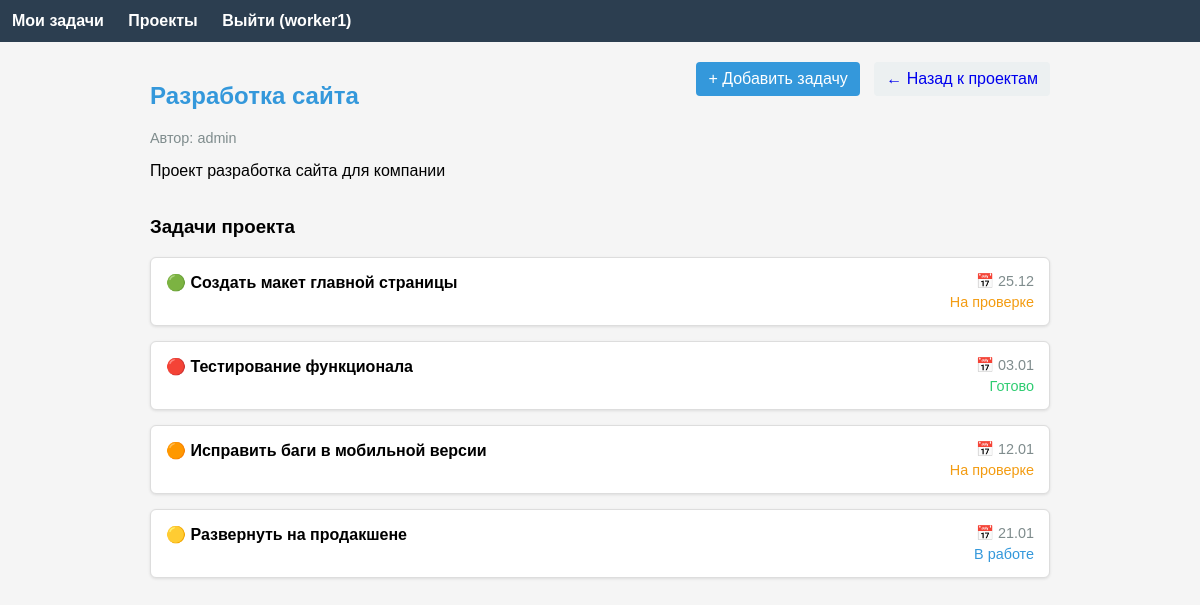
The page /project/1 (signed in) on the database its author committed.
### app/models.py (models this page shows, shortened)
class User(UserMixin, db.Model):
    id = db.Column(db.Integer, primary_key=True)
    username = db.Column(db.String(64), index=True, unique=True, nullable=False)
    password_hash = db.Column(db.String(128), nullable=False)
    access_level = db.Column(db.Integer, default=1, nullable=False)
    authored_tasks = db.relationship('Task', back_populates='author', lazy='dynamic')
    assigned_tasks = db.relationship('Task', secondary=task_assignees, back_populates='assignees')
    comments = db.relationship('Comment', back_populates='author', lazy='dynamic')
    authored_projects = db.relationship('Project', back_populates='author', lazy='dynamic')
    def is_admin(self):
        return self.access_level == 0

class Project(db.Model):
    id = db.Column(db.Integer, primary_key=True)
    name = db.Column(db.String(100), nullable=False)
    description = db.Column(db.Text)
    color = db.Column(db.String(7), default='#3498db')
    user_id = db.Column(db.Integer, db.ForeignKey('user.id'), nullable=False)
    tasks = db.relationship('Task', back_populates='project', lazy='dynamic')
    author = db.relationship('User', back_populates='authored_projects')

class Task(db.Model):
    id = db.Column(db.Integer, primary_key=True)
    title = db.Column(db.String(100), nullable=False)
    description = db.Column(db.Text)
    created_at = db.Column(db.DateTime, default=datetime.now)
    completed_at = db.Column(db.DateTime, nullable=True)
    user_id = db.Column(db.Integer, db.ForeignKey('user.id'), nullable=False)
    project_id = db.Column(db.Integer, db.ForeignKey('project.id'), nullable=True)
    status = db.Column(db.String(20), default='todo')
    priority = db.Column(db.Integer, default=2)
    deadline = db.Column(db.Date, nullable=True)
    author = db.relationship('User', back_populates='authored_tasks')
    assignees = db.relationship('User', secondary=task_assignees, back_populates='assigned_tasks')
    project = db.relationship('Project', back_populates='tasks')
    comments = db.relationship('Comment', back_populates='task', cascade='all, delete-orphan')
    subtasks = db.relationship('Subtask', back_populates='task', cascade='all, delete-orphan')
    def is_overdue(self):
        return self.deadline and self.deadline < date.today() and not self.completed_at
    def get_priority_emoji(self):
        return {1: '🟢', 2: '🟡', 3: '🟠', 4: '🔴'}.get(self.priority, '⚪')
    def get_status_display(self):
        return {
            'todo': 'К выполнению',
            'in_progress': 'В работе',
            'review': 'На проверке',
            'done': 'Готово'
        }.get(self.status, self.status)
    def get_status_color(self):
        return {
            'todo': '#95a5a6',
            'in_progress': '#3498db',
            'review': '#f39c12',
            'done': '#2ecc71'
        }.get(self.status, '#95a5a6')

### app/main/routes.py (the view)
@main.route('/project/<int:id>')
@login_required
def view_project(id):
    project = Project.query.get_or_404(id)
    tasks = project.tasks.all()
    return render_template('project_detail.html', project=project, tasks=tasks)

### app/__init__.py (called while the page is built)
def create_app():
    app = Flask(__name__)
    app.config['SECRET_KEY'] = os.environ.get('SECRET_KEY', 'dev-secret-key')
    app.config['SQLALCHEMY_DATABASE_URI'] = 'sqlite:///task_manager.db'
    app.config['SQLALCHEMY_TRACK_MODIFICATIONS'] = False
    db.init_app(app)
    login_manager.init_app(app)
    login_manager.login_view = 'auth.login'
    from .models import User
    @login_manager.user_loader
    def load_user(user_id):
        return User.query.get(int(user_id))
    from .auth import auth as auth_blueprint
    app.register_blueprint(auth_blueprint)
    from .main import main as main_blueprint
    app.register_blueprint(main_blueprint)
    from .api import api as api_blueprint
    app.register_blueprint(api_blueprint, url_prefix='/api')
    return app

### app/templates/project_detail.html
{% extends "base.html" %}
{% block content %}
<div style="max-width:900px; margin:0 auto;">
    <div style="display:flex; justify-content:space-between; align-items:flex-start; margin-bottom:20px;">
        <div>
            <h2 style="color:{{ project.color }};">{{ project.name }}</h2>
            <div style="font-size:0.9em; color:#7f8c8d; margin-top:5px;">
                Автор: {{ project.author.username }}
            </div>
            {% if project.description %}
                <p>{{ project.description }}</p>
            {% endif %}
        </div>
        <div>
            <a href="{{ url_for('main.new_task_from_project', project_id=project.id) }}" style="display:inline-block; padding:8px 12px; background:#3498db; color:white; text-decoration:none; border-radius:4px; margin-right:10px;">+ Добавить задачу</a>
            <a href="{{ url_for('main.projects') }}" style="display:inline-block; padding:8px 12px; background:#ecf0f1; text-decoration:none; border-radius:4px;">← Назад к проектам</a>
        </div>
    </div>
    <h3>Задачи проекта</h3>
    {% if tasks %}
    <div style="display:grid; gap:15px;">
    {% for task in tasks %}
        <div class="task-card {% if task.is_overdue() %}task-overdue{% endif %}">
            <a href="{{ url_for('main.view_task', id=task.id) }}" style="text-decoration:none; color:black;">
                <div style="display:flex; justify-content:space-between; align-items:flex-start;">
                    <div style="flex:1; min-width:0;">
                        <div style="display:flex; align-items:center; gap:8px; margin-bottom:4px;">
                            <strong style="white-space:nowrap; overflow:hidden; text-overflow:ellipsis;">{{ task.get_priority_emoji() }} {{ task.title }}</strong>
                        </div>
                    </div>
                    <div style="text-align:right; min-width:120px;">
                        {% if task.deadline %}
                            <div style="font-size:0.9em; color:{% if task.is_overdue() %}red{% else %}#7f8c8d{% endif %}; margin-bottom:4px;">
                                📅 {{ task.deadline.strftime('%d.%m') }}
                            </div>
                        {% endif %}
                        <div style="font-size:0.9em; color:{{ task.get_status_color() }};">
                            {{ task.get_status_display() }}
                        </div>
                    </div>
                </div>
            </a>
        </div>
    {% endfor %}
    </div>
    {% else %}
    <p>В проекте пока нет задач.</p>
    {% endif %}
</div>
{% endblock %}

### app/templates/base.html (shortened to what this page needs)
<!DOCTYPE html>
<html lang="ru">
<head>
    <link rel="stylesheet" href="{{ url_for('static', filename='style.css') }}">
</head>
<body>
    <nav>
        {% if current_user.is_authenticated %}
            <a href="{{ url_for('main.tasks') }}">Мои задачи</a>
            <a href="{{ url_for('main.projects') }}">Проекты</a>
            <a href="{{ url_for('auth.logout') }}">Выйти ({{ current_user.username }})</a>
        {% else %}
            <a href="{{ url_for('main.index') }}">Главная</a>
            <a href="{{ url_for('auth.login') }}">Вход</a>
            <a href="{{ url_for('auth.register') }}">Регистрация</a>
        {% endif %}
    </nav>
    <main>
        {% block content %}{% endblock %}
    </main>
</body>
</html>

### app/static/style.css (style rules this page uses)
body { font-family: Arial, sans-serif; margin: 0; padding: 0; background: #f5f5f5; }
nav { background: #2c3e50; padding: 12px; }
nav a { color: white; margin-right: 20px; text-decoration: none; font-weight: bold; }
main { max-width: 900px; margin: 20px auto; padding: 0 15px; }
.task-card { background: white; padding: 15px; border: 1px solid #ddd; border-radius: 6px; box-shadow: 0 1px 3px rgba(0,0,0,0.1); }

### rows shown on the page
User: username "worker1"
Project: name "Разработка сайта", description "Проект разработка сайта для компании"
User: author.username "admin"
Task: get_priority_emoji "🟢", title "Создать макет главной страницы", deadline "25.12", status "На проверке"
Task: get_priority_emoji "🔴", title "Тестирование функционала", deadline "03.01", status "Готово"
Task: get_priority_emoji "🟠", title "Исправить баги в мобильной версии", deadline "12.01", status "На проверке"
Task: get_priority_emoji "🟡", title "Развернуть на продакшене", deadline "21.01", status "В работе"
